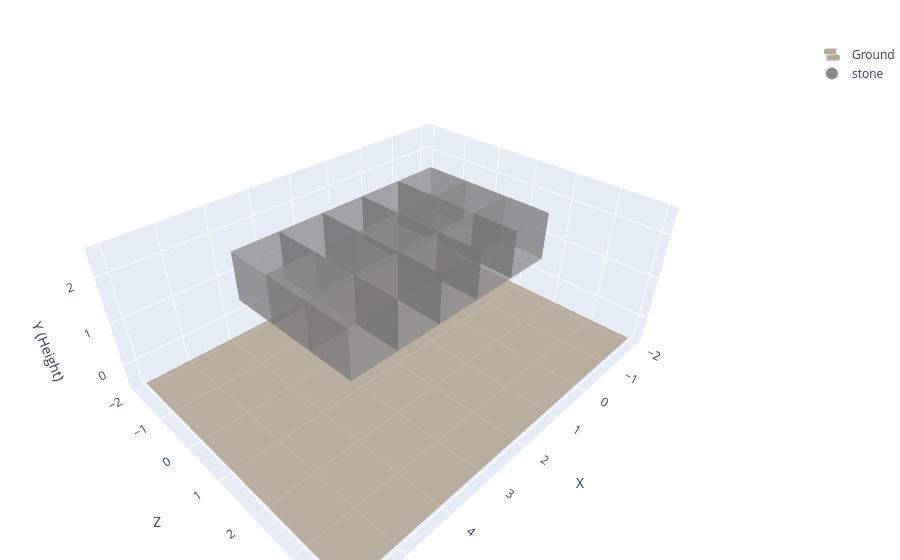

Source (notebook cell):
### Markdown cell above
# Function: `has_rooms`

### Code cell
from eval_code.shape import has_rooms

coords = [
    {"x":  0, "y": 2, "z": 0, "material": "stone"},
    {"x":  1, "y": 2, "z": 0, "material": "stone"},
    {"x":  2, "y": 2, "z": 0, "material": "stone"},
    {"x":  3, "y": 2, "z": 0, "material": "stone"},
    {"x":  4, "y": 2, "z": 0, "material": "stone"},
    {"x":  0, "y": 2, "z": 1, "material": "stone"},
    {"x":  2, "y": 2, "z": 1, "material": "stone"},
    {"x":  4, "y": 2, "z": 1, "material": "stone"},
    {"x":  0, "y": 2, "z": 2, "material": "stone"},
    {"x":  1, "y": 2, "z": 2, "material": "stone"},
    {"x":  2, "y": 2, "z": 2, "material": "stone"},
    {"x":  3, "y": 2, "z": 2, "material": "stone"},
    {"x":  4, "y": 2, "z": 2, "material": "stone"},
]

assert True == has_rooms(coords, 1)
assert True == has_rooms(coords, 2)
assert False == has_rooms(coords, 3)
assert False == has_rooms(coords, 4)
assert False == has_rooms(coords, 5)

plotly_blocks.plot(coords)

### Figure 1 — Plotly figure (JSON) as saved in the notebook; plotly's stock layout.template omitted (floating-point values rounded to 4 significant figures; data arrays with more than 128 entries replaced by an {"elided": "..."} marker saying what was removed)
{"data": [{"colorscale": [[0, "#8B7355"], [1, "#8B7355"]], "name": "Ground", "opacity": 0.6, "showlegend": true, "showscale": false, "type": "surface", "x": [[-2, 6], [-2, 6]], "y": [[-2, -2], [4, 4]], "z": [[-0.5, -0.5], [-0.5, -0.5]]}, {"facecolor": {"elided": "156 str values"}, "flatshading": true, "i": {"elided": "156 int values"}, "j": {"elided": "156 int values"}, "k": {"elided": "156 int values"}, "opacity": 0.5, "type": "mesh3d", "x": [-0.5, 0.5, 0.5, -0.5, -0.5, 0.5, 0.5, -0.5, 0.5, 1.5, 1.5, 0.5, 0.5, 1.5, 1.5, 0.5, 1.5, 2.5, 2.5, 1.5, 1.5, 2.5, 2.5, 1.5, 2.5, 3.5, 3.5, 2.5, 2.5, 3.5, 3.5, 2.5, 3.5, 4.5, 4.5, 3.5, 3.5, 4.5, 4.5, 3.5, -0.5, 0.5, 0.5, -0.5, -0.5, 0.5, 0.5, -0.5, 1.5, 2.5, 2.5, 1.5, 1.5, 2.5, 2.5, 1.5, 3.5, 4.5, 4.5, 3.5, 3.5, 4.5, 4.5, 3.5, -0.5, 0.5, 0.5, -0.5, -0.5, 0.5, 0.5, -0.5, 0.5, 1.5, 1.5, 0.5, 0.5, 1.5, 1.5, 0.5, 1.5, 2.5, 2.5, 1.5, 1.5, 2.5, 2.5, 1.5, 2.5, 3.5, 3.5, 2.5, 2.5, 3.5, 3.5, 2.5, 3.5, 4.5, 4.5, 3.5, 3.5, 4.5, 4.5, 3.5], "y": [-0.5, -0.5, -0.5, -0.5, 0.5, 0.5, 0.5, 0.5, -0.5, -0.5, -0.5, -0.5, 0.5, 0.5, 0.5, 0.5, -0.5, -0.5, -0.5, -0.5, 0.5, 0.5, 0.5, 0.5, -0.5, -0.5, -0.5, -0.5, 0.5, 0.5, 0.5, 0.5, -0.5, -0.5, -0.5, -0.5, 0.5, 0.5, 0.5, 0.5, 0.5, 0.5, 0.5, 0.5, 1.5, 1.5, 1.5, 1.5, 0.5, 0.5, 0.5, 0.5, 1.5, 1.5, 1.5, 1.5, 0.5, 0.5, 0.5, 0.5, 1.5, 1.5, 1.5, 1.5, 1.5, 1.5, 1.5, 1.5, 2.5, 2.5, 2.5, 2.5, 1.5, 1.5, 1.5, 1.5, 2.5, 2.5, 2.5, 2.5, 1.5, 1.5, 1.5, 1.5, 2.5, 2.5, 2.5, 2.5, 1.5, 1.5, 1.5, 1.5, 2.5, 2.5, 2.5, 2.5, 1.5, 1.5, 1.5, 1.5, 2.5, 2.5, 2.5, 2.5], "z": [1.5, 1.5, 2.5, 2.5, 1.5, 1.5, 2.5, 2.5, 1.5, 1.5, 2.5, 2.5, 1.5, 1.5, 2.5, 2.5, 1.5, 1.5, 2.5, 2.5, 1.5, 1.5, 2.5, 2.5, 1.5, 1.5, 2.5, 2.5, 1.5, 1.5, 2.5, 2.5, 1.5, 1.5, 2.5, 2.5, 1.5, 1.5, 2.5, 2.5, 1.5, 1.5, 2.5, 2.5, 1.5, 1.5, 2.5, 2.5, 1.5, 1.5, 2.5, 2.5, 1.5, 1.5, 2.5, 2.5, 1.5, 1.5, 2.5, 2.5, 1.5, 1.5, 2.5, 2.5, 1.5, 1.5, 2.5, 2.5, 1.5, 1.5, 2.5, 2.5, 1.5, 1.5, 2.5, 2.5, 1.5, 1.5, 2.5, 2.5, 1.5, 1.5, 2.5, 2.5, 1.5, 1.5, 2.5, 2.5, 1.5, 1.5, 2.5, 2.5, 1.5, 1.5, 2.5, 2.5, 1.5, 1.5, 2.5, 2.5, 1.5, 1.5, 2.5, 2.5]}, {"marker": {"color": "#888888", "size": 8}, "mode": "markers", "name": "stone", "showlegend": true, "type": "scatter3d", "x": [null], "y": [null], "z": [null]}], "layout": {"legend": {"itemsizing": "constant"}, "margin": {"b": 0, "l": 0, "r": 0, "t": 40}, "scene": {"aspectmode": "data", "xaxis": {"dtick": 1, "tick0": -1, "tickformat": ",d", "tickmode": "linear", "title": {"text": "X"}}, "yaxis": {"dtick": 1, "tick0": -1, "tickformat": ",d", "tickmode": "linear", "title": {"text": "Z"}}, "zaxis": {"dtick": 1, "tick0": 1, "tickformat": ",d", "tickmode": "linear", "title": {"text": "Y (Height)"}}}, "title": {"text": ""}}}
